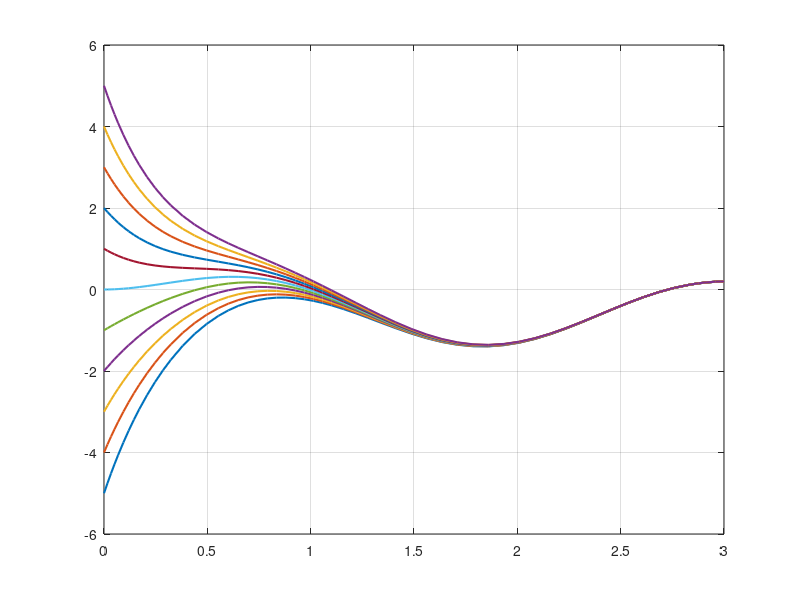

Here is the MATLAB script that generated this plot:
%% Title Card
%{
    Author: Abigail Chiaokhiao
    Purpose: SASE Labs Workshop 3/3 - MATLAB Mathematics
%}
%% Polynomials
poly = [7 1 0 3 0 2]; % 7x^5 + x^4 + 3x^2 + 2
polyval(poly,3)
%{
x = 1:0.5:10; 
y = 5 + 4*cos(x);
p = polyfit(x,y,%)
x2 = 1:0.1:10;
y2 = polyval(p,x2);
plot(x,y,'r*',x2,y2,'b-')
%}
%% Basic Matrix Functions
A = [1 2 3; 4 5 6; 7 8 9];
B = [5 6 3; 1 7 8; 9 4 2];
% Transpose
T1 = A.'
T2 = transpose(A)
% Powers
P1 = A^5
P2 = mpower(A,5)
% Cross Product
cP = cross(A,B)
%% Eigenvalues/vectors
A =[1 2 0; 2 1 0; 0 0 -3];
[P,D] = eig(A)
v1 = [P(1,1); P(2,1); P(3,1)];
v2 = [P(1,2); P(2,2); P(3,2)];
v3 = [P(1,3); P(2,3); P(3,3)];
eV1_m_v1 = A*v1
eV2_m_v2 = A*v2
eV3_m_v2 = A*v3
%% Decomposition
format rat
B = [1 0 3 12; 3 2 0 32;0 -3 2 2];
A = B(:,1:3)
b = B(:,end)
rrefSolve = rref(B)
linSolve = linsolve(A,b)
invSolve = inv(A)*b
othSolve = A\b
%% ODEs - Stiff
tspan = [0 2];
y0 = 0.5;
[t,y] = ode23s(@(t,y) -7*t+4, tspan, y0);
plot(t,y,'o-r')
%% ODEs - Nonstiff
dy = @(t,y) -3*y + 5*cos(2*t).*sin(t);
y0 = -5:5; % There will be 11 lines
tspan = [0 3];
[t,y] = ode45(dy,tspan,y0);
plot(t,y, 'LineWidth', 1.5)
grid on
